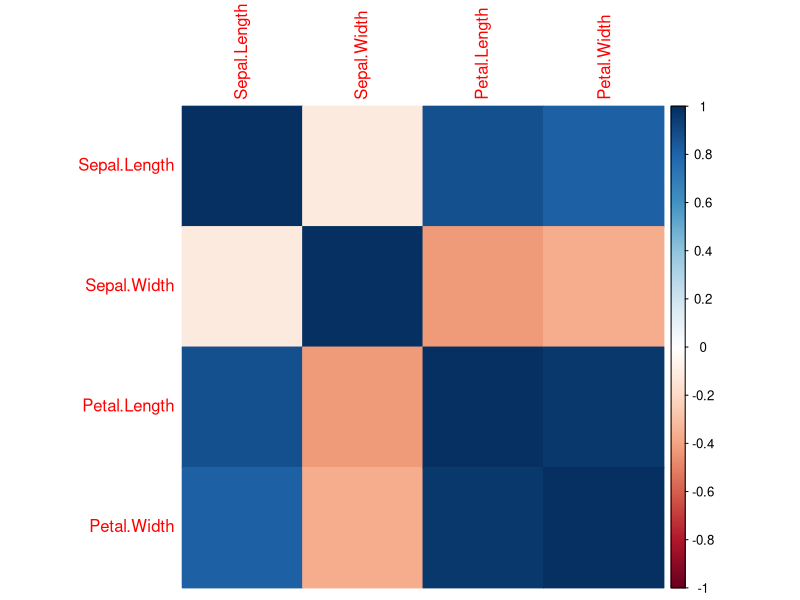

The R source for this figure:
# Should install.packages("ggplot2")
library(ggplot2)

# Should install.packages("corrplot")
library(corrplot)

# Should install.packages("stats")
library(stats)

# Load the iris dataset
data(iris)

# a. Find the correlation matrix
cor_matrix <- cor(iris[, -5]) 

# Exclude the species column
# Print the correlation matrix
print(cor_matrix)

# b. Plot the correlation plot
corrplot(cor_matrix, method = "color")

# c. Analysis of Variance (ANOVA)

# Perform ANOVA for Sepal.Length based on Species
anova_result <- aov(Sepal.Length ~ Species, data = iris)

# Print ANOVA summary
print (summary(anova_result))